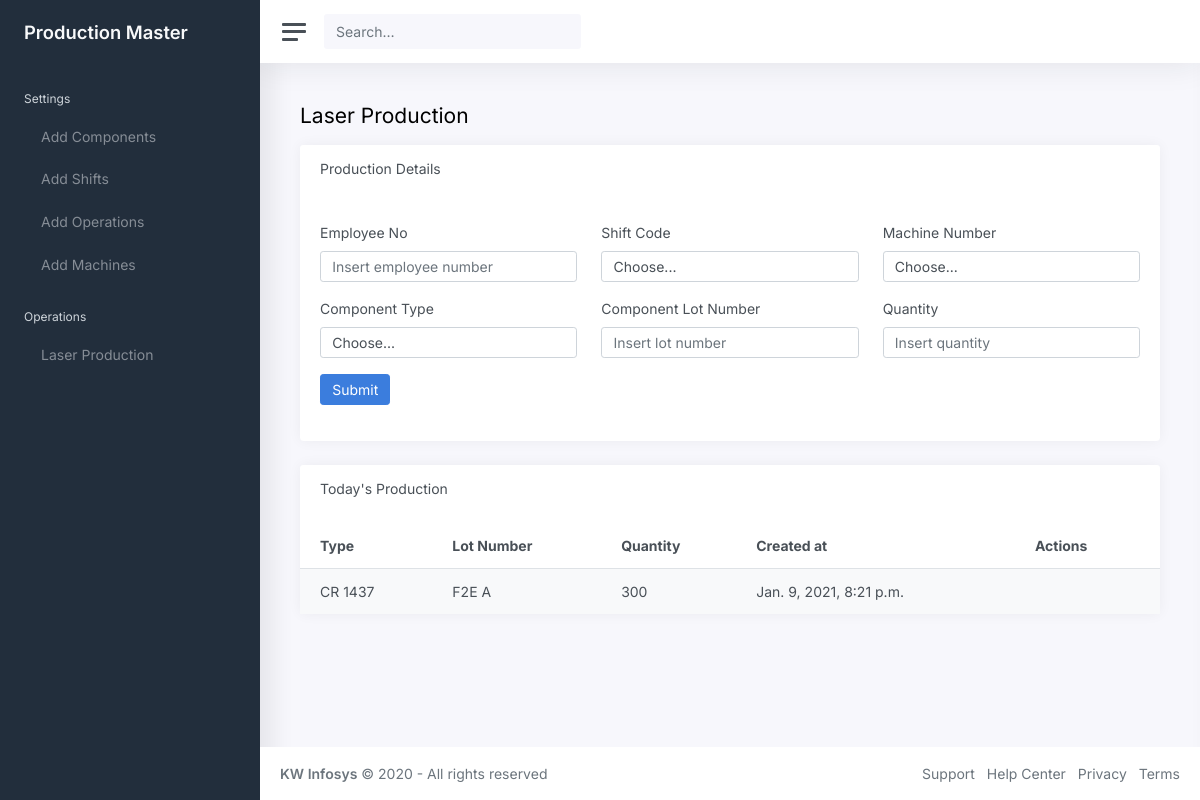
The app's page /laser/ with its own data.
### production_master_app/models.py (models this page shows)
class Laser_production_data(models.Model):
    main_id = models.AutoField(primary_key=True)
    employee_id = models.CharField(max_length=10)
    shift_id = models.ForeignKey(Shift_description, on_delete=models.CASCADE, default=True, null=True)
    machine_id = models.ForeignKey(Machine_data, on_delete=models.CASCADE, default=True, null=True)
    component_id = models.ForeignKey(Component_description, on_delete=models.CASCADE, default=True, null=True)
    component_lot_number = models.CharField(max_length=5)
    component_quantity = models.CharField(max_length=5)
    created_at = models.DateTimeField()
    updated_at = models.DateTimeField()
    objects = models.Manager()

class Component_description(models.Model):
    main_id = models.AutoField(primary_key=True)
    component_type = models.CharField(max_length=25)
    component_lk_number = models.CharField(max_length=25)
    created_at = models.DateTimeField()
    updated_at = models.DateTimeField()
    objects = models.Manager()
    def __str__(self):
        return self.component_type

### production_master_app/laser_views.py (the view)
# urls.py: path('laser/', laser_views.show_laser_page, name='laser'),
def show_laser_page (request):
    component_data = Component_description.objects.all()
    shift_data = Shift_description.objects.all()
    production_data = Laser_production_data.objects.all()
    machine_data = Machine_data.objects.all()
    opertion_data = Operation_data.objects.all()
    context = {'components': component_data, 'shifts': shift_data, 'products': production_data, 'operations': opertion_data, 'machines': machine_data}
    return render(request,'laser.html',context)

### production_master_app/templates/laser.html (shortened to what this page needs)
{% extends "base.html" %}
{% load static %}
{% block main_content %}
<main class="content">
    <div class="container-fluid p-0">
        <h1 class="h3 mb-3">Laser Production</h1>
        <div class="row">
            <div class="col-md-12">
                <div class="card">
                    <div class="card-header">
                        <h5 class="card-title">Production Details</h5>
                    </div>
                    <div class="card-body">
                        <form action="/add_production" method="POST">
                            <div class="row">
                                <div class="mb-3 col-md-4">
                                    <label class="form-label" for="employee_no">Employee No</label>
                                    <input type="text" onkeypress="return event.charCode >= 48 && event.charCode <= 57" class="form-control" id="employee_no"
                                        placeholder="Insert employee number" name="employee_no" required autofocus>
                                </div>
                                <div class="mb-3 col-md-4">
                                    <label class="form-label" for="shift_code">Shift Code</label>
                                    <select id="shift_code" class="form-control" name="shift_code" required>
                                        <option selected>Choose...</option>
                                    </select>
                                </div>
                                <div class="mb-3 col-md-4">
                                    <label class="form-label" for="machine_number">Machine Number</label>
                                    <select id="machine_number" class="form-control" name="machine_number" required>
                                        <option selected>Choose...</option>
                                    </select>
                                </div>
                            </div>
                            <div class="row">
                                <div class="mb-3 col-md-4">
                                    <label class="form-label" for="component_type">Component Type</label>
                                    <select id="component_type" class="form-control" name="component_type" required>
                                        <option selected>Choose...</option>
                                    </select>
                                </div>
                                <div class="mb-3 col-md-4">
                                    <label class="form-label" for="lot_number">Component Lot Number</label>
                                    <input type="text" class="form-control" id="lot_number"
                                        placeholder="Insert lot number" name="lot_number" required>
                                </div>
                                <div class="mb-3 col-md-4">
                                    <label class="form-label" for="quantity">Quantity</label>
                                    <input type="number" class="form-control" id="quantity" placeholder="Insert quantity"
                                        name="quantity" required>
                                </div>
                            </div>
                            <button type="submit" class="btn btn-primary">Submit</button>
                        </form>
                    </div>
                </div>
            </div>
        </div>
        <div class="card">
            <div class="card-header">
                <h5 class="card-title">Today's Production</h5>
            </div>
            <table class="table table-striped">
                <thead>
                    <tr>
                        <th>Type</th>
                        <th>Lot Number</th>
                        <th>Quantity</th>
                        <th class="d-none d-md-table-cell">Created at</th>
                        <th>Actions</th>
                    </tr>
                </thead>
                <tbody>
                    {% for product in products %}
                    <tr>
                        <td>{{product.component_id}}</td>
                        <td>{{product.component_lot_number}}</td>
                        <td>{{product.component_quantity}}</td>
                        <td class="d-none d-md-table-cell">{{product.created_at}}</td>
                        <td class="table-action">
                        </td>
                    </tr>
                    {%endfor%}
                </tbody>
            </table>
        </div>
    </div>
</main>
{% endblock main_content %}

### records on screen
Laser_production_data: component_id "CR 1437", component_lot_number "F2E A", component_quantity "300", created_at "Jan. 9, 2021, 8:21 p.m."
